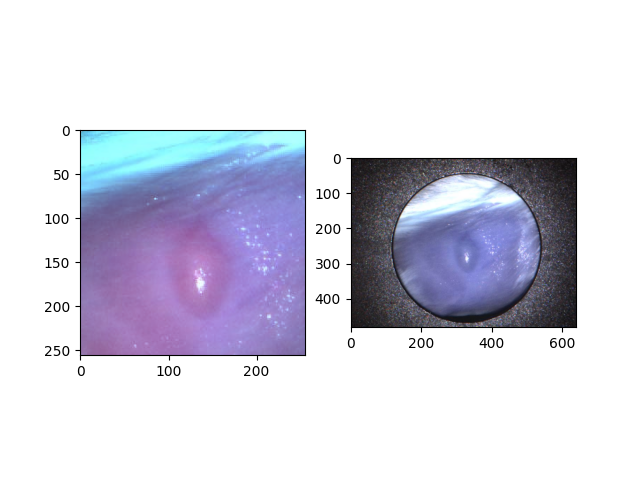
#> input picture testiing.png, 640 x 480 px
$ python -i get_bounding_box.py   (imports and definitions only)
#> lines starting #> are read from the running program, lines starting #| are printed output that depends on the picture; after the words box and inside, x2 and y2 are one past the last pixel; in counts of white or black regions, pixels touching at a corner belong together
import cv2, numpy as np

def get_bounding_box(image_mask):

    if np.all(image_mask == 0):
        # If all zeros, create a random bounding box
        H, W = image_mask.shape
        x_min = np.random.randint(0, W)
        x_max = np.random.randint(x_min + 1, W + 1)  # Ensure x_max > x_min
        y_min = np.random.randint(0, H)
        y_max = np.random.randint(y_min + 1, H + 1)  # Ensure y_max > y_min

        bbox = [x_min, y_min, x_max, y_max]
    else:
        if len(image_mask.shape) == 2 or image_mask.shape[2] == 1:
            gray = image_mask
        else:
            gray = cv2.cvtColor(image_mask, cv2.COLOR_BGR2GRAY)

        _, thresh = cv2.threshold(gray, 0, 255, cv2.THRESH_BINARY + cv2.THRESH_OTSU)
        contours, _ = cv2.findContours(thresh, cv2.RETR_TREE, cv2.CHAIN_APPROX_SIMPLE)
        if not contours:
            return (0, 0, 0, 0)

        largest_contour = max(contours, key=cv2.contourArea)
        x, y, w, h = cv2.boundingRect(largest_contour)

        bbox = [x, y, x+w, y+h]

    return bbox

>>> import cv2
>>> picture = cv2.imread('testiing.png', cv2.IMREAD_GRAYSCALE)
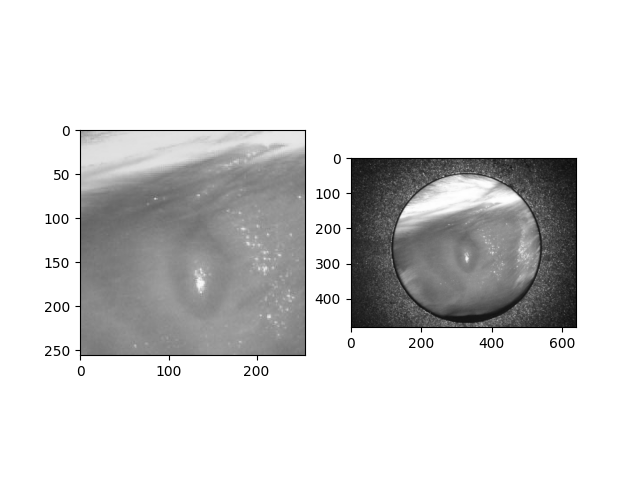
#> picture: shape (480, 640); min 0, max 255, mean 216.2
>>> result = get_bounding_box(picture)
#> in get_bounding_box, `_, thresh = cv2.threshold(gray, 0, 255, cv2.THRESH_BINARY + cv2.THRESH..`:
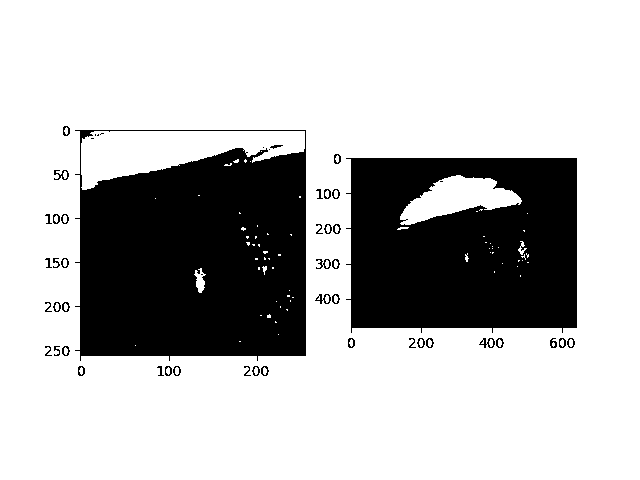
#> thresh: shape (480, 640); 73.9% white; 52 black regions (8 under 20 px)
#> in get_bounding_box, `contours, _ = cv2.findContours(thresh, cv2.RETR_TREE, cv2.CHAIN_APPROX..`: contours = 156 contours, 104 with area under 20; largest, box (x1, y1, x2, y2) and area: (0, 0, 640, 480) 306081, (74, 129, 307, 362) 51609, (345, 157, 578, 334) 38897, (81, 131, 305, 190) 7166, (400, 175, 522, 225) 3045
#> in get_bounding_box, `largest_contour = max(contours, key=cv2.contourArea)`: largest_contour = [[0, 0], [0, 479], [639, 479], [639, 0]]
#> in get_bounding_box, `x, y, w, h = cv2.boundingRect(largest_contour)`: x = 0; w = 640; h = 480
#> in get_bounding_box, `bbox = [x, y, x+w, y+h]`: bbox = [0, 0, 640, 480]
#> result = [0, 0, 640, 480]
